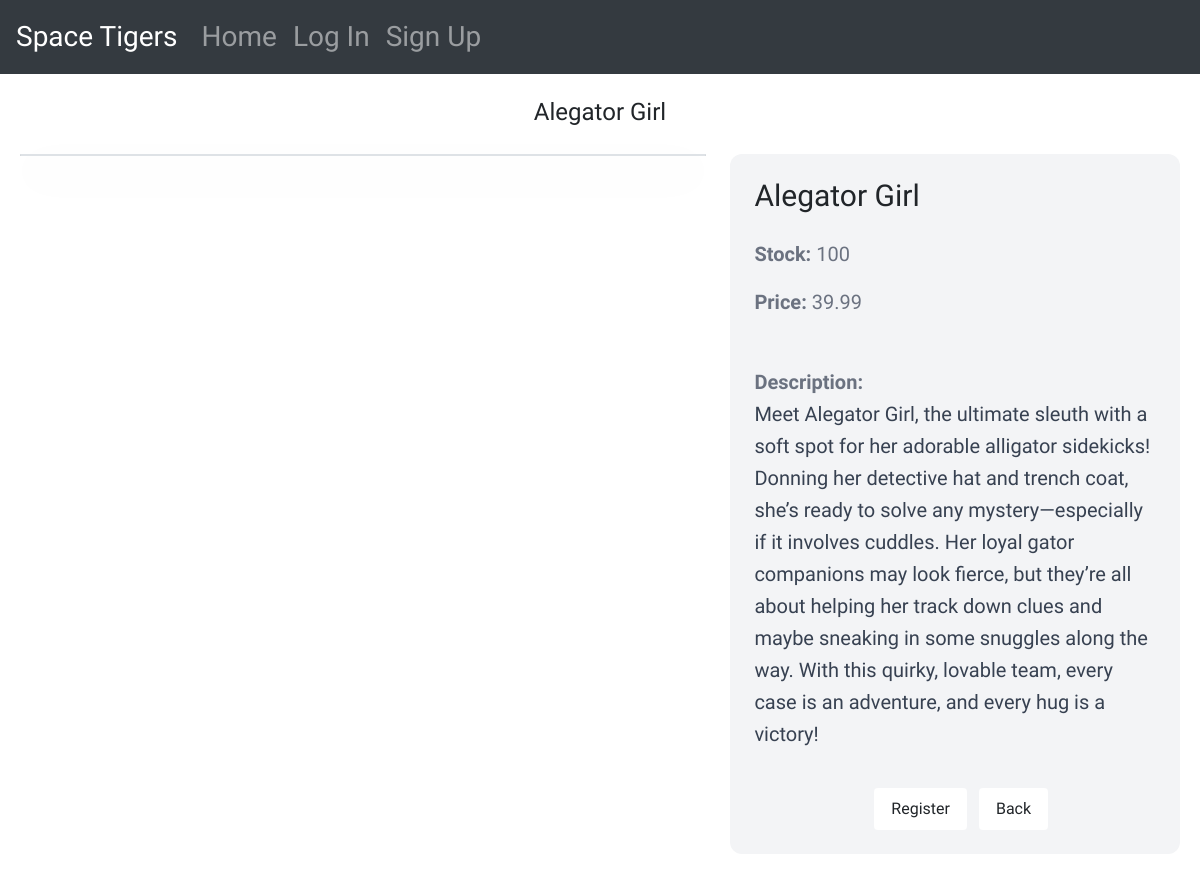
Before: /1/ (upper part) with the older database file.
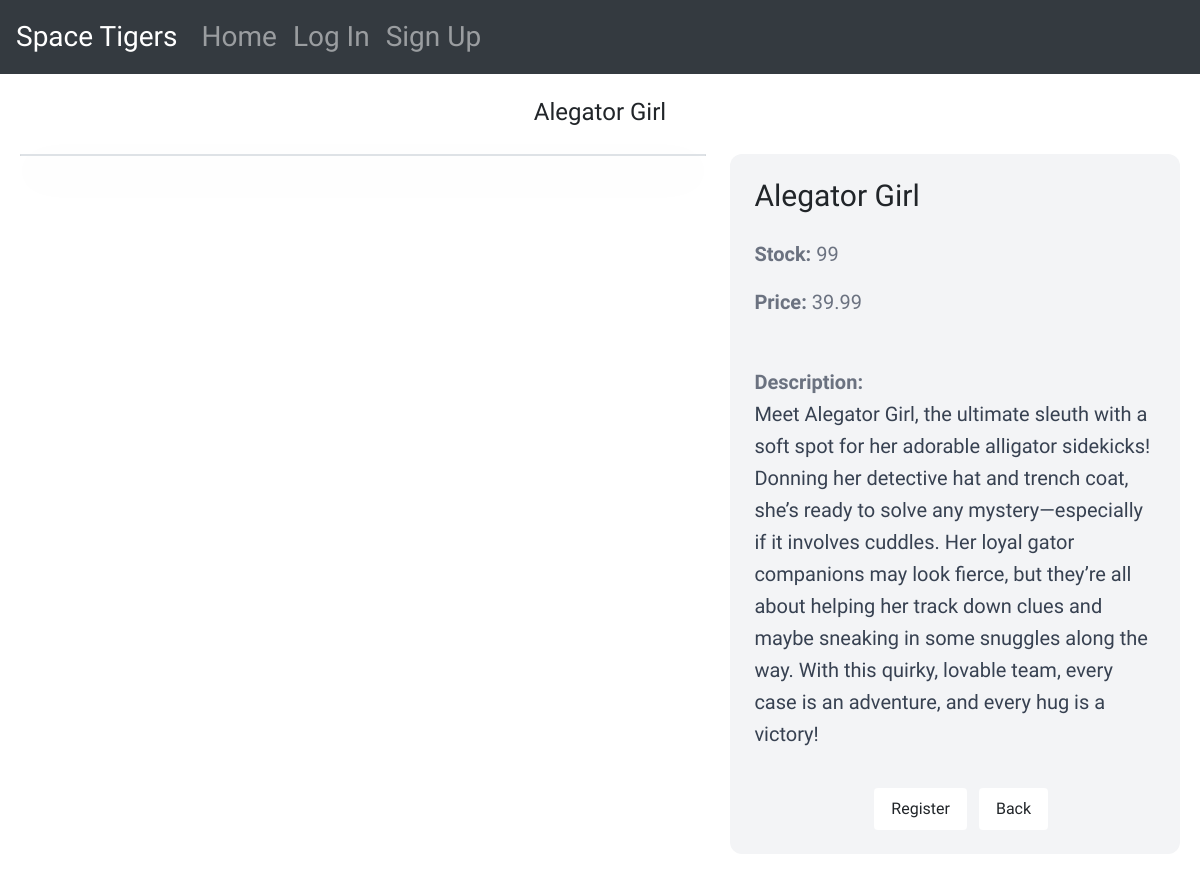
After: the same page with the newer database file.
### space_tigersapp/models.py (models this page shows)
class Product(models.Model):
    name = models.CharField(max_length=255)
    price = models.FloatField()
    stock = models.IntegerField()
    description = models.TextField(blank=True, null=True)
    model_directory = models.CharField(max_length=255, blank=True, null=True)
    model_file_name = models.CharField(max_length=100, blank=True, null=True)

### space_tigersapp/views.py (the view)
# urls.py: path('<int:id>/', views.detail, name='detail'),
def detail(request, id):
    model_3d = get_object_or_404(Product, id=id)
    related_model_3d = Product.objects.exclude(id=id).order_by('?')[:3]
    return render(request, 'detail.html', {
        'model_3d': model_3d,
        'related_model_3d': related_model_3d,
    })

### templates/detail.html (shortened to what this page needs)
{% extends 'base.html' %}
{% load static %}
{% block content %}
<h2 class="mb-4 text-3xl text-center">{{ model_3d.name }}</h2>
<div class="grid grid-cols-1 md:grid-cols-5 gap-6">
    <div class="col-span-1 md:col-span-3">
        <div class="border border-gray-300 rounded-xl shadow-lg overflow-hidden bg-gray-800">
        </div>
    </div>
    <div class="col-span-1 md:col-span-2 p-6 bg-gray-100 rounded-xl flex flex-col justify-between" style="height: 700px;">
        <div>
            <h1 class="mb-6 text-3xl">{{ model_3d.name }}</h1>
            <p class="text-gray-500"><strong>Stock: </strong>{{ model_3d.stock }}</p>
            <p class="text-gray-500"><strong>Price: </strong>{{ model_3d.price }}</p>
            <br>
            {% if model_3d.description %}
                <p class="text-gray-700">
                    <strong class="text-gray-500">Description:</strong><br>
                    {{ model_3d.description }}
                </p>
            {% endif %}
        </div>
        <div class="flex flex-col items-center space-y-4">
            <div class="flex flex-col space-y-6">
                <form action="{% url 'cart:cart_add' model_3d.id %}" method="POST" class="flex space-x-3">
                    {% if user.is_authenticated %}
                        {% if model_3d.stock > 0 %}
                            <input type="hidden" name="quantity" value="1">
                            <button type="submit" class="btn inline-block px-3 py-2 font-semibold bg-white text-black text-center rounded-xl hover:bg-gray-200">
                                Add to Cart
                            </button>
                        {% else %}
                        <button type="button" class="btn inline-block px-3 py-2 font-semibold bg-white text-black text-center rounded-xl hover:bg-gray-200 opacity-50 cursor-not-allowed" disabled>
                            Out of Stock
                        </button>
                        {% endif %}
                        <a href="/" class="btn inline-block px-3 py-2 font-semibold bg-white text-black text-center rounded-xl hover:bg-gray-200">
                            Back
                        </a>
                    {% else %}
                        <a href="{% url 'register' %}" class="btn inline-block px-3 py-2 font-semibold bg-white text-black text-center rounded-xl hover:bg-gray-200">
                            Register
                        </a>
                        <a href="/" class="btn inline-block px-3 py-2 font-semibold bg-white text-black text-center rounded-xl hover:bg-gray-200">
                            Back
                        </a>
                    {% endif %}
                </form>
            </div>
        </div>
    </div>
</div>
{% endblock %}

Changed rows visible on the page:
changed Product "Alegator Girl": stock "100" → "99"
